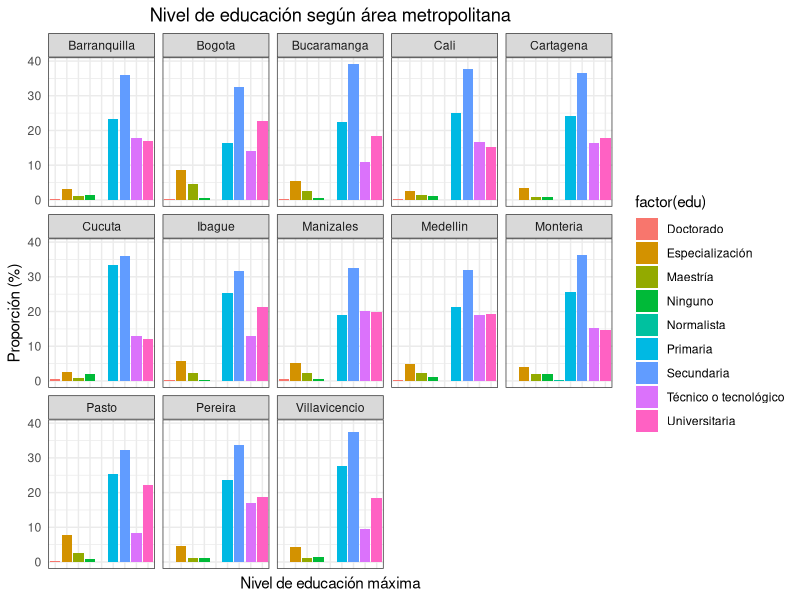

Generate this figure with R: (Note: this script raises an error after producing the figure.)

################################################
################################################
## Módulo III: Análisis exploratorio de datos ##
################################################
################################################
library(readxl)
library(tidyverse)

#----------------------#
# Cargar base de datos #-------------------------------------------------------------------------------------------------------------------------
#----------------------#
setwd("C:/Users/PC/Desktop/Curso_EDA_2024_I")
dataset <- readxl::read_excel("Datos/Formatos/geih_dataset.xlsx")

#----------------#
# Covariación    #-------------------------------------------------------------------------------------------------------------------------
#----------------#

# La variación describe el comportamiento de los valores de una variable.
# La covariación describe el comportamiento de los valores de dos o más variables.

#--------------------------#
# Variables  categóricas   #-------------------------------------------------------------------------------------------------------------------------
#--------------------------#

# Obtener la distribución de la variable continua diferenciada según la variable categórica
ggplot(dataset,
       aes(x = factor(edu),
           fill = factor(edu))) + 

  geom_bar(
    aes(y = after_stat(count / ave(count, PANEL, FUN = sum)*100)),
    position = "dodge"
  ) + 

  labs(x = "Nivel de educación máxima", y = "Proporción (%)") + 
  
  ggtitle("Nivel de educación según área metropolitana") + 

  theme_bw() + 
  
  theme(plot.title = element_text(hjust = 0.5),
        axis.text.x = element_blank(),
        axis.ticks = element_blank()) +
  facet_wrap(~area, ncol = 5) 

# Lo mismo puede ser aplicado para las variables con pocas categorías

count_cat <- dataset %>% count(sexo, cambiar, estable, -
                                 
                                 l, caja, cotiza_fondo)
melt_count_cat <- reshape2::melt(count_cat)

ggplot(tabulated, aes(x=1, y=N, fill=color)) +
  geom_bar(position = 'fill', stat = 'identity')  +
  facet_grid(clarity ~ cut) + 
  xlim(0.5, 2.5) +
  coord_polar(theta = 'y') + 
  labs(x=NULL, y=NULL)
dat2 <- reshape2::melt(dat)
#-----------------------------#
# Dos variables categóricas   #-------------------------------------------------------------------------------------------------------------------------
#-----------------------------#
# Para visualizar la covariación entre dos variables categóricas:
dataset$frosh = as.factor(dataset$frosh)
dataset$soph = as.factor(dataset$soph)
ggplot(data = dataset) +
  geom_count(mapping = aes(x = frosh,
                           y = soph))

# Otra opción es la siguiente:
dataset %>% count(frosh, soph) %>%
  ggplot(mapping = aes(x = frosh,
                       y= soph)) +
  geom_tile(mapping = aes(fill = n))

#-----------------------------#
# Dos variables continuas     #-------------------------------------------------------------------------------------------------------------------------
#-----------------------------#
# La aproximación básica es un scatter plot:
ggplot(data = dataset) +
  geom_point(mapping = aes(x = termGPA,
                           y = priGPA))

# El parámetro de transparencia (alpha) puede ser usado para 
# el caso de grandes bases de datos 
ggplot(data = dataset) + 
  geom_point(mapping = aes(x = termGPA,
                           y = priGPA),
             alpha = 0.2)

# Una forma de agrupar los datos es la siguiente:
# (PENSAR SI TERMINA SIENDO AGREGADO)
ggplot(data = dataset) + 
  geom_bin2d(mapping = aes(x = termGPA,
                           y = priGPA))

# El mismo resultado se puede alcanzar con el paquete Hexbin
install.packages("hexbin")
library(hexbin)
ggplot(data = dataset,
       mapping = aes(x = termGPA,
                     y = priGPA)) +
  geom_boxplot(aes(group = cut_width(termGPA, 
                                     0.9)))



##########################################
##########################################
## Nota pendiente: pruebas estadísticas ##
##########################################
##########################################




